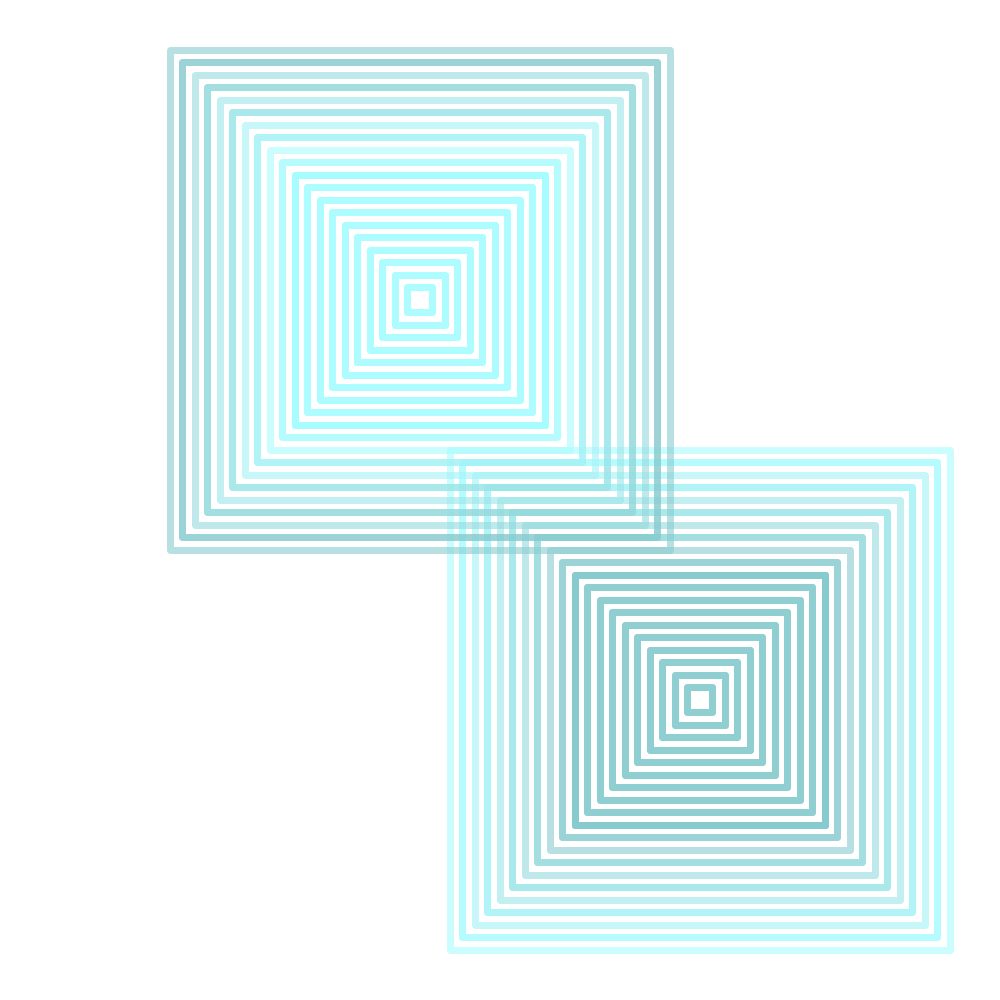
Frame 1 (no input)
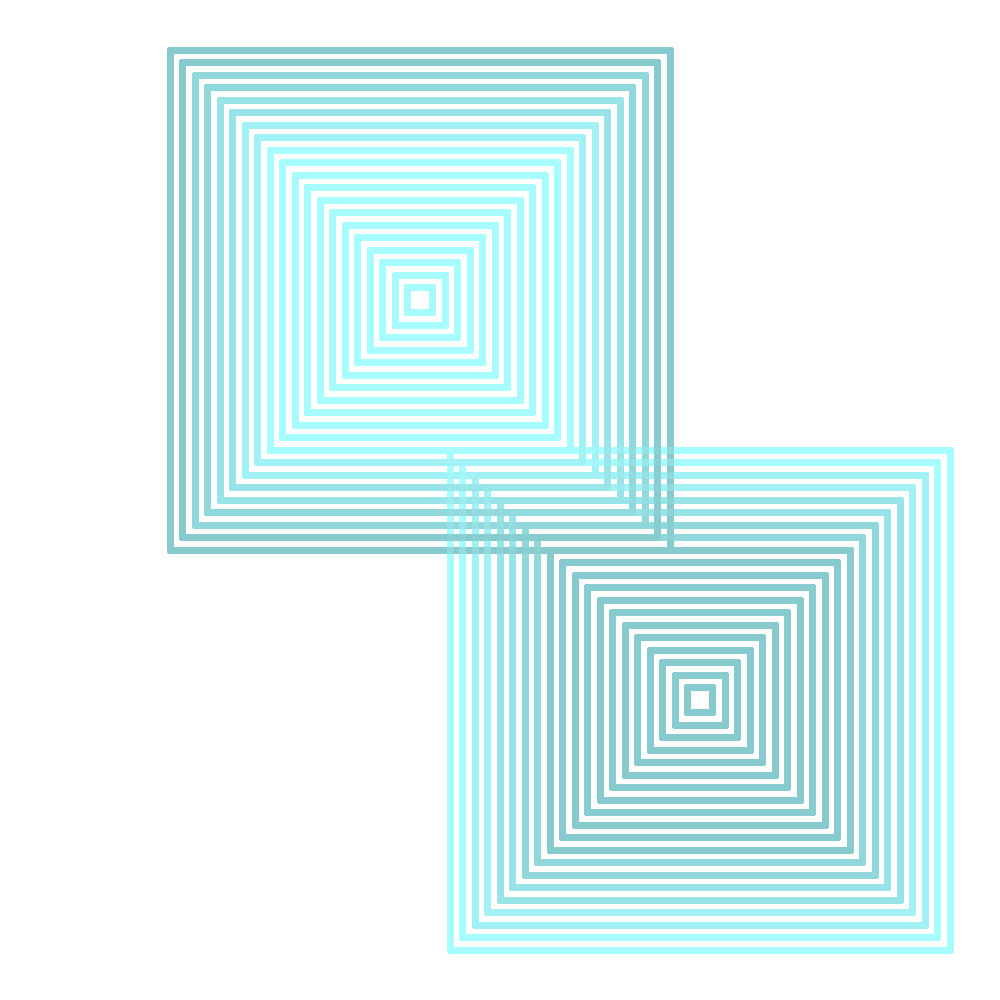
Frame 60 (the mouse pressed at the canvas centre just before this capture)
Frame 120 (the mouse held since frame 60 and released just before this capture): identical to frame 60, image omitted

The Processing sketch that drew these frames (run headless with seeded random() and noise(); from frame 60 on, the mouse is pressed at the canvas centre):

// Processing sketch: saskia_atttempt
// ── saskia_atttempt.pde
//Tech style!

void setup()
{
  
 size(1000, 1000);
 background(255);
  
}

/*

- Colors (Lightest to Darkest) -
- Cyans

#A7FBFF
#A1F1F5
#98E4E8
#90D8DB
#87CBCE

*/

void draw()
{
  
  //Preparation...
  noFill();
  rectMode(CENTER);
  strokeWeight(7);
  strokeJoin(ROUND);
  
  DrawSquare(700, 700, #A7FBFF, #A1F1F5, #98E4E8, #90D8DB, #87CBCE);
  
  DrawSquare(420, 300, #87CBCE, #90D8DB, #98E4E8, #A1F1F5, #A7FBFF);
  
}

void DrawSquare(float CenterX, float CenterY, color Color1, color Color2, color Color3, color Color4, color Color5)
{
  
  //Embrace shapes, in continuity...
  stroke(Color1, 150);
  square(CenterX, CenterY, 500);
  
  stroke(Color1, 150);
  square(CenterX, CenterY, 475);
  stroke(Color1, 150);
  square(CenterX, CenterY, 475);
  
  stroke(Color2, 150);
  square(CenterX, CenterY, 450);
  
  stroke(Color2, 150);
  square(CenterX, CenterY, 425);
  stroke(Color2, 150);
  square(CenterX, CenterY, 425);
  
  stroke(Color3, 150);
  square(CenterX, CenterY, 400);
  
  stroke(Color3, 150);
  square(CenterX, CenterY, 375);
  stroke(Color3, 150);
  square(CenterX, CenterY, 375);
  
  stroke(Color4, 150);
  square(CenterX, CenterY, 350);
  
  stroke(Color4, 150);
  square(CenterX, CenterY, 325);
  stroke(Color4, 150);
  square(CenterX, CenterY, 325);
  
  stroke(Color5, 150);
  square(CenterX, CenterY, 300);
  
  stroke(Color5, 150);
  square(CenterX, CenterY, 275);
  stroke(Color5, 150);
  square(CenterX, CenterY, 275);
  
  stroke(Color5, 150);
  square(CenterX, CenterY, 250);
  stroke(Color5, 150);
  square(CenterX, CenterY, 250);
  stroke(Color5, 150);
  square(CenterX, CenterY, 250);
  
  stroke(Color5, 150);
  square(CenterX, CenterY, 250);
  stroke(Color5, 150);
  square(CenterX, CenterY, 250);
  stroke(Color5, 150);
  square(CenterX, CenterY, 250);
  
  stroke(Color5, 150);
  square(CenterX, CenterY, 225);
  stroke(Color5, 150);
  square(CenterX, CenterY, 225);
  stroke(Color5, 150);
  square(CenterX, CenterY, 225);
  
  stroke(Color5, 150);
  square(CenterX, CenterY, 200);
  stroke(Color5, 150);
  square(CenterX, CenterY, 200);
  stroke(Color5, 150);
  square(CenterX, CenterY, 200);
  
  stroke(Color5, 150);
  square(CenterX, CenterY, 175);
  stroke(Color5, 150);
  square(CenterX, CenterY, 175);
  stroke(Color5, 150);
  square(CenterX, CenterY, 175);
  
  stroke(Color5, 150);
  square(CenterX, CenterY, 150);
  stroke(Color5, 150);
  square(CenterX, CenterY, 150);
  stroke(Color5, 150);
  square(CenterX, CenterY, 150);
  
  stroke(Color5, 150);
  square(CenterX, CenterY, 125);
  stroke(Color5, 150);
  square(CenterX, CenterY, 125);
  stroke(Color5, 150);
  square(CenterX, CenterY, 125);
  
  stroke(Color5, 150);
  square(CenterX, CenterY, 100);
  stroke(Color5, 150);
  square(CenterX, CenterY, 100);
  stroke(Color5, 150);
  square(CenterX, CenterY, 100);
  
  stroke(Color5, 150);
  square(CenterX, CenterY, 75);
  stroke(Color5, 150);
  square(CenterX, CenterY, 75);
  stroke(Color5, 150);
  square(CenterX, CenterY, 75);
  
  stroke(Color5, 150);
  square(CenterX, CenterY, 50);
  stroke(Color5, 150);
  square(CenterX, CenterY, 50);
  stroke(Color5, 150);
  square(CenterX, CenterY, 50);
  
  stroke(Color5, 150);
  square(CenterX, CenterY, 25);
  stroke(Color5, 150);
  square(CenterX, CenterY, 25);
  stroke(Color5, 150);
  square(CenterX, CenterY, 25);
  
}
